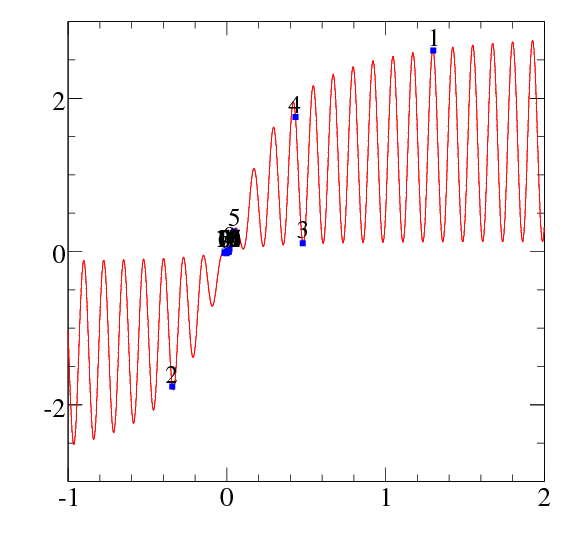

Write Python code to recreate this figure.
"""
Plot data from ex_fptr
"""

# In order to find o2py.py
import sys
sys.path.append('../../src/other')

import numpy as np
import matplotlib.pyplot as plot
import o2py
import os

os.system('cat ../ex_fptr.scr | grep -v t > exftemp1')
os.system('acol -generic ../ex_fptr.out -internal exftemp2.o2')

gc=o2py.plotter()
gc.read('exftemp2.o2')
gc.plot('x','y',color='red')
gc.text('x',0.5,-0.07)
gc.text('y',-0.1,0.5)

data=np.loadtxt('exftemp1')

plot.plot(data[0:8,0],data[0:8,1],marker='s')

plot.savefig('ex_fptr_plot.png')
plot.savefig('ex_fptr_plot.eps')

os.system('rm exftemp1')
os.system('rm exftemp2.o2')

# gc.show()


